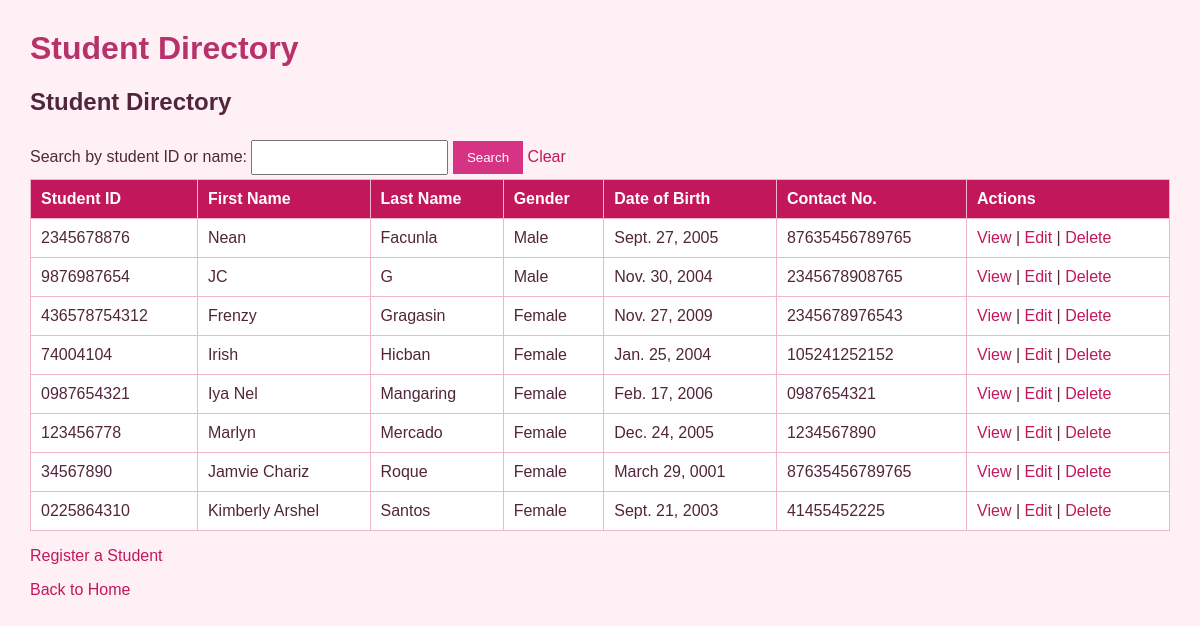
The app's page /registration/students/ (signed in) with its own data.
### registration/models.py (models this page shows, shortened)
class Student(models.Model):
    GENDER_CHOICES = [
        ("Male", "Male"),
        ("Female", "Female"),
    ]
    student_id = models.CharField(max_length=20, unique=True)
    first_name = models.CharField(max_length=100)
    last_name = models.CharField(max_length=100)
    gender = models.CharField(max_length=10, choices=GENDER_CHOICES)
    date_of_birth = models.DateField()
    contact_no = models.CharField(max_length=20)

### registration/views.py (the view)
# urls.py: path("students/", views.student_list, name="student_list"),
@user_passes_test(staff_check, login_url="login")
def student_list(request):
    return render(
        request,
        "registration/student_list.html",
        student_directory_context(request.GET.get("q", "").strip()),
    )

### registration/views.py (called while the page is built)
def staff_check(user):
    return user.is_authenticated and user.is_staff

def student_directory_context(query):
    students = Student.objects.all().order_by("last_name", "first_name")
    if query:
        students = students.filter(
            Q(student_id__icontains=query)
            | Q(first_name__icontains=query)
            | Q(last_name__icontains=query)
        )
    return {
        "students": students,
        "query": query,
    }

### registration/templates/registration/student_list.html (shortened to what this page needs)
{% load static %}
<!DOCTYPE html>
<html lang="en">
<head>
    <link rel="stylesheet" href="{% static 'registration/style.css' %}">
</head>
<body>
    <h1>Student Directory</h1>
    {% include "registration/_student_directory.html" %}
    <p><a href="{% url 'home' %}">Back to Home</a></p>
</body>
</html>

### registration/templates/registration/_student_directory.html
<section id="student-directory">
    <h2>Student Directory</h2>
    <form method="get" action="{% url 'student_list' %}">
        <label for="q">Search by student ID or name:</label>
        <input type="search" id="q" name="q" value="{{ query }}">
        <button type="submit">Search</button>
        <a href="{% url 'student_list' %}">Clear</a>
    </form>
    {% if students %}
    <table>
        <thead>
            <tr>
                <th>Student ID</th>
                <th>First Name</th>
                <th>Last Name</th>
                <th>Gender</th>
                <th>Date of Birth</th>
                <th>Contact No.</th>
                <th>Actions</th>
            </tr>
        </thead>
        <tbody>
            {% for student in students %}
            <tr>
                <td>{{ student.student_id }}</td>
                <td>{{ student.first_name }}</td>
                <td>{{ student.last_name }}</td>
                <td>{{ student.gender }}</td>
                <td>{{ student.date_of_birth }}</td>
                <td>{{ student.contact_no }}</td>
                <td>
                    <a href="{% url 'student_detail' student.pk %}">View</a> |
                    <a href="{% url 'student_update' student.pk %}">Edit</a> |
                    <a href="{% url 'student_delete' student.pk %}">Delete</a>
                </td>
            </tr>
            {% endfor %}
        </tbody>
    </table>
    {% else %}
    <p>No students found.</p>
    {% endif %}
    <p><a href="{% url 'student_registration' %}">Register a Student</a></p>
</section>

### registration/static/registration/style.css (style rules this page uses)
body { font-family: Arial, sans-serif; background: #fff0f6; color: #51263a; margin: 30px; }
h1 { color: #b8326a; }
a { color: #c2185b; text-decoration: none; }
table { width: 100%; border-collapse: collapse; background: #ffffff; }
th { background: #c2185b; color: #ffffff; text-align: left; }
th, td { padding: 10px; border: 1px solid #f0b6ce; }
button { background: #d63384; color: #ffffff; border: 0; padding: 9px 14px; cursor: pointer; }
input, select { padding: 8px; margin: 4px 0; }

### records on screen
Student: student_id "2345678876", first_name "Nean", last_name "Facunla", gender "Male", date_of_birth "Sept. 27, 2005", contact_no "87635456789765"
Student: student_id "9876987654", first_name "JC", last_name "G", gender "Male", date_of_birth "Nov. 30, 2004", contact_no "2345678908765"
Student: student_id "436578754312", first_name "Frenzy", last_name "Gragasin", gender "Female", date_of_birth "Nov. 27, 2009", contact_no "2345678976543"
Student: student_id "74004104", first_name "Irish", last_name "Hicban", gender "Female", date_of_birth "Jan. 25, 2004", contact_no "105241252152"
Student: student_id "0987654321", first_name "Iya Nel", last_name "Mangaring", gender "Female", date_of_birth "Feb. 17, 2006", contact_no "0987654321"
Student: student_id "123456778", first_name "Marlyn", last_name "Mercado", gender "Female", date_of_birth "Dec. 24, 2005", contact_no "1234567890"
Student: student_id "34567890", first_name "Jamvie Chariz", last_name "Roque", gender "Female", date_of_birth "March 29, 0001", contact_no "87635456789765"
Student: student_id "0225864310", first_name "Kimberly Arshel", last_name "Santos", gender "Female", date_of_birth "Sept. 21, 2003", contact_no "41455452225"
